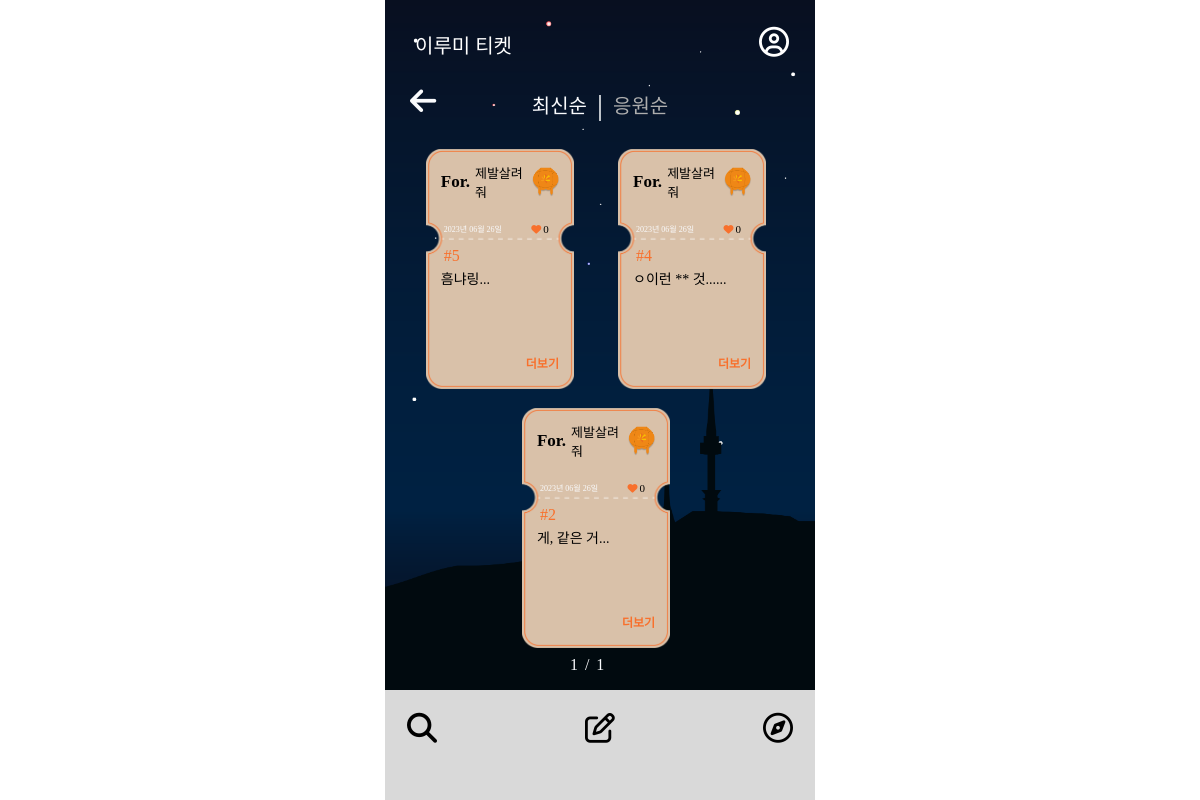
Page /ticketlistnew/ on the earlier database version.
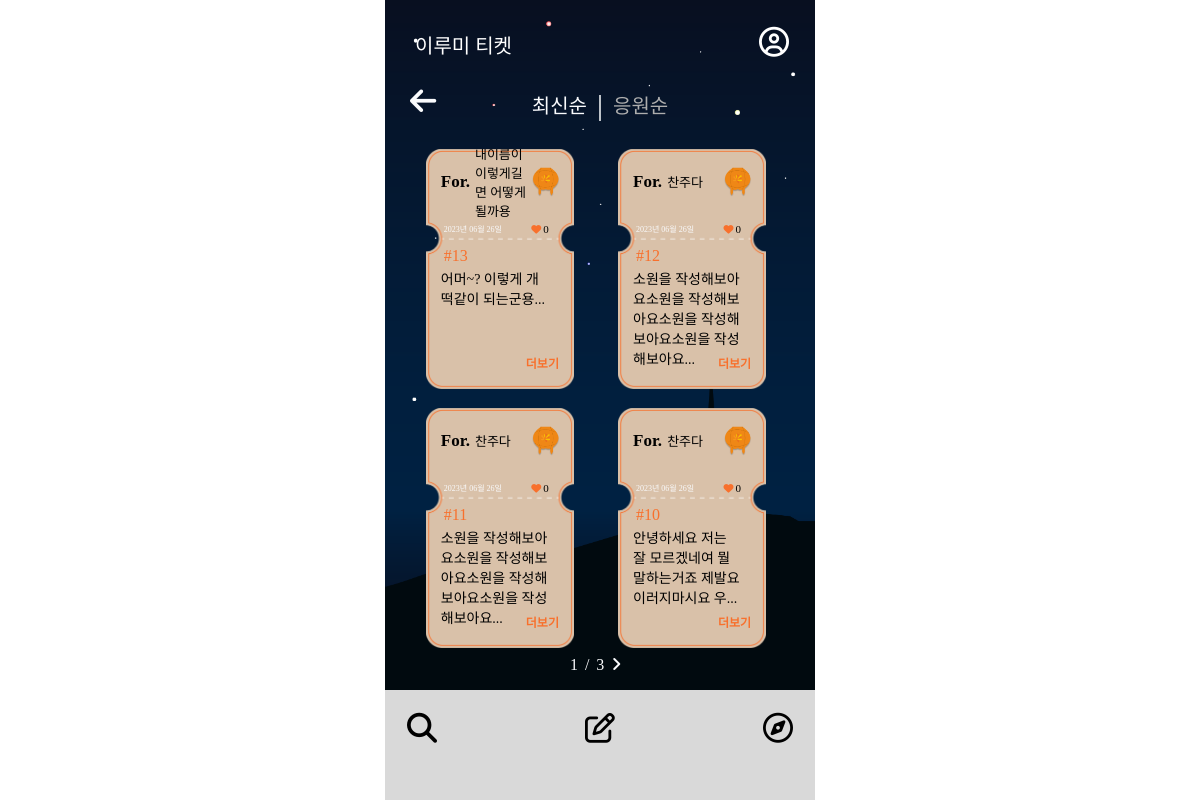
Same page on the later database version.
### mainpage/models.py (models this page shows, shortened)
class Ticket(models.Model):
    writer = models.ForeignKey(User, null=False, blank=False, on_delete=models.CASCADE)
    pub_date = models.DateTimeField()
    body = models.TextField()
    like = models.ManyToManyField(User, related_name='likes', blank=True)
    like_count = models.PositiveIntegerField(default=0)
    report_count = models.PositiveIntegerField(default=0)
    def summary(self):
        return self.body[:40]

### accounts/models.py (models this page shows)
class Profile(models.Model):
    user = models.OneToOneField(User, on_delete=models.CASCADE)
    nickname = models.TextField(max_length=10)

### mainpage/views.py (the view)
# urls.py: path('ticketlistnew/', ticketlistnew, name="ticketlistnew"),
def ticketlistnew(request):
    ticket_list = Ticket.objects.order_by('-pub_date')
    paginator = Paginator(ticket_list, 4)
    page = request.GET.get('page')
    tickets = paginator.get_page(page)
    return render(request, 'mainpage/ticketlistnew.html', {'tickets':tickets})

### mainpage/templates/mainpage/ticketlistnew.html (shortened to what this page needs)
{% extends 'base.html' %}
{% block content %}
        <head>
            <link rel="stylesheet" href="/static/css/ticketlistnew.css">
        </head>
<body>
<div class="wallpaper">
    <section class="first">
        <div class="backk">
            <a class="back" href="{% url 'mainpage:mainpage' %}"><i class="fa-solid fa-arrow-left" style="color: #FAFBFD;"></i></a>
        </div>
        <div class="buttons">
            <a class="recently" href="{% url 'mainpage:ticketlistnew' %}">최신순</a>
            <span class="stick">|</span>
            <a class="active" href="{% url 'mainpage:ticketlistpop' %}">응원순</a>
        </div>
    </section>
        <div class="card_container">
            {% for ticket in tickets %}
            <div class="card">
                <div class="card-body">
                    <div class="card-fline">
                        <div class="user-info">
                        <span class="for">For.</span>
                        <span class="nickname">{{ticket.writer.profile.nickname}}</span>
                    </div>
                            <div class="lanterncolor">
                            {% if ticket.like_count >= 10 %}
                            <img src="../static/css/image/light.png" class="light" alt="티켓 이미지">
                            {% else %}
                            <img src="../static/css/image/original.png" class= "light" alt="티켓 이미지">
                            {% endif %}
                            </div>
                        </div>
                    <div class="card-sline">
                    <span class="date">{{ ticket.pub_date|date:"Y년 m월 d일" }}</span>
                    <span class="like"><i class="fa-solid fa-heart" style="color: #f8702c;"></i><a class="like_count">{{ticket.like_count}}</a></span>
                    </div>
                    <h4 class="number"> #{{ticket.id}} </h4>
                    {% if ticket.report_count >= 3 %}
                        <h5 class="report-message">3회 이상 신고되어 관리자가 확인 중인 게시글입니다.</h5>
                    {% else %}
                        <h4 class="card-text">{{ticket.summary}}... </h4>
                    {% endif %}
                    <a href="{%url 'mainpage:detail' ticket.id %}" class="more">더보기</a>
                </div>
            </div>
        {% endfor %}
        </div>
        <div class="order">
            <span>{{tickets.number}}</span>
            <span class="stand">/</span>
            <span>{{tickets.paginator.num_pages}}</span>
            {%if tickets.has_next %}
            <a href="?page={{tickets.next_page_number}}"><i class="fa-solid fa-angle-right" style="color: #FAFBFD;"></i></a>
            {% endif %}
        </div>
    </div>
    <nav class="footer-container">
        <ul class="icons">
            <li><a href="{% url 'mainpage:ticketlistnew' %}"><i class="fa-solid fa-magnifying-glass" style="color: #000000;"></i></a></li>
            <li><a href="{% url 'mainpage:new' %}"><i class="fa-regular fa-pen-to-square" style="color: #000000;"></i></a></li>
            <li><a href="{% url 'qnapage:qnalistrecent' %}"><i class="fa-regular fa-compass" style="color: #000000;"></i></a></li>
        </ul>
    </nav>
</div>
</body>
{% endblock %}

Differences in the rows shown:
no longer on this page (row unchanged): Ticket: writer.profile.nickname "제발살려줘", pub_date "2023년 06월 26일", like_count "0", id "5", summary "흠냐링"
no longer on this page (row unchanged): Ticket: writer.profile.nickname "제발살려줘", pub_date "2023년 06월 26일", like_count "0", id "4", summary "ㅇ이런 ** 것..."
no longer on this page (row unchanged): Ticket: writer.profile.nickname "제발살려줘", pub_date "2023년 06월 26일", like_count "0", id "2", summary "게, 같은 거"
added Ticket: writer.profile.nickname "내이름이이렇게길면 어떻게 될까용", pub_date "2023년 06월 26일", like_count "0", id "13", summary "어머~? 이렇게 개떡같이 되는군용"
added Ticket: writer.profile.nickname "찬주다", pub_date "2023년 06월 26일", like_count "0", id "12", summary "소원을 작성해보아요소원을 작성해보아요소원을 작성해보아요소원을 작성해보아요"
added Ticket: writer.profile.nickname "찬주다", pub_date "2023년 06월 26일", like_count "0", id "11", summary "소원을 작성해보아요소원을 작성해보아요소원을 작성해보아요소원을 작성해보아요"
added Ticket: writer.profile.nickname "찬주다", pub_date "2023년 06월 26일", like_count "0", id "10", summary "안녕하세요 저는 잘 모르겠네여 뭘 말하는거죠 제발요 이러지마시요 우"
Other differences:
{{ tickets.paginator.num_pages }}: "1" → "3"
